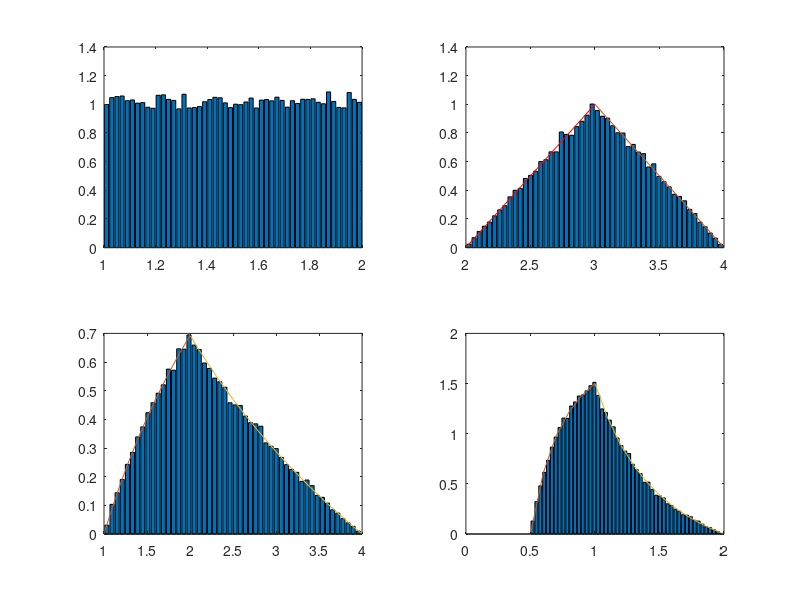
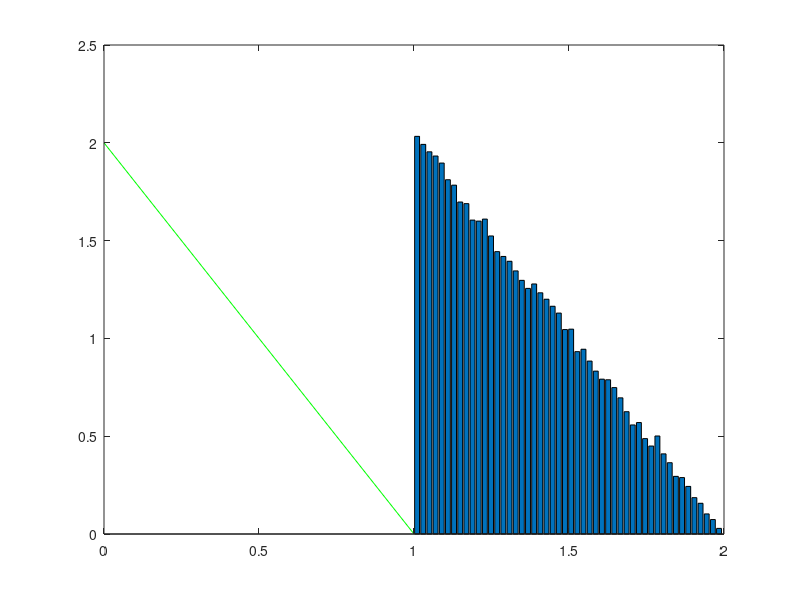

Recreate these plots in MATLAB, in order.
clear variables;
close all;
clc;

%% Variables

a = 1;
b = 2;
N = 50000;

X = a + (b-a)*rand(1,N);
Y = a + (b-a)*rand(1,N);
S = X+Y;
P = X.*Y;
Q = X./Y;
subplot(2,2,1);
[h_X,x_out]= hist(X,50);
bar(x_out,h_X/trapz(x_out,h_X));
subplot(2,2,2);
[h_S,s_out]= hist(S,50);
s = 2:0.1:3
ss = 3:0.1:4
bar(s_out,h_S/trapz(s_out,h_S));
hold on;
plot(s,s-2,'r');
s-2
hold on;
plot(ss,4-ss);
subplot(2,2,3);
[h_P,p_out]= hist(P,50);
p = 1:0.1:2;
pp = 2:0.1:4;
bar(p_out,h_P/trapz(p_out,h_P));
hold on;
plot(p,log(p));
hold on;
plot(pp,2*log(2)-log(pp));
subplot(2,2,4);
[h_Q,q_out]= hist(Q,50);
q = 0.5:0.1:1;
qq = 1:0.1:2;
bar(q_out,h_Q/trapz(q_out,h_Q));
hold on;
plot(q,2-1./(2.*q.^2));
hold on;
plot(qq,2./qq.^2-1/2);

%% esperance

esp_s = mean(S)
esp_p = mean(P)
esp_q = mean(Q)


%% exercice 5 td3

figure(2);
X1 = rand(1,N);
Y1 = rand(1,N);

Z1 = min(X,Y);

[h_Z1,z_out] = hist(Z1,50);
bar(z_out,h_Z1/trapz(z_out,h_Z1));
hold on;
t_out = 0:0.1:1
plot(t_out,2*(1-t_out),'g');










